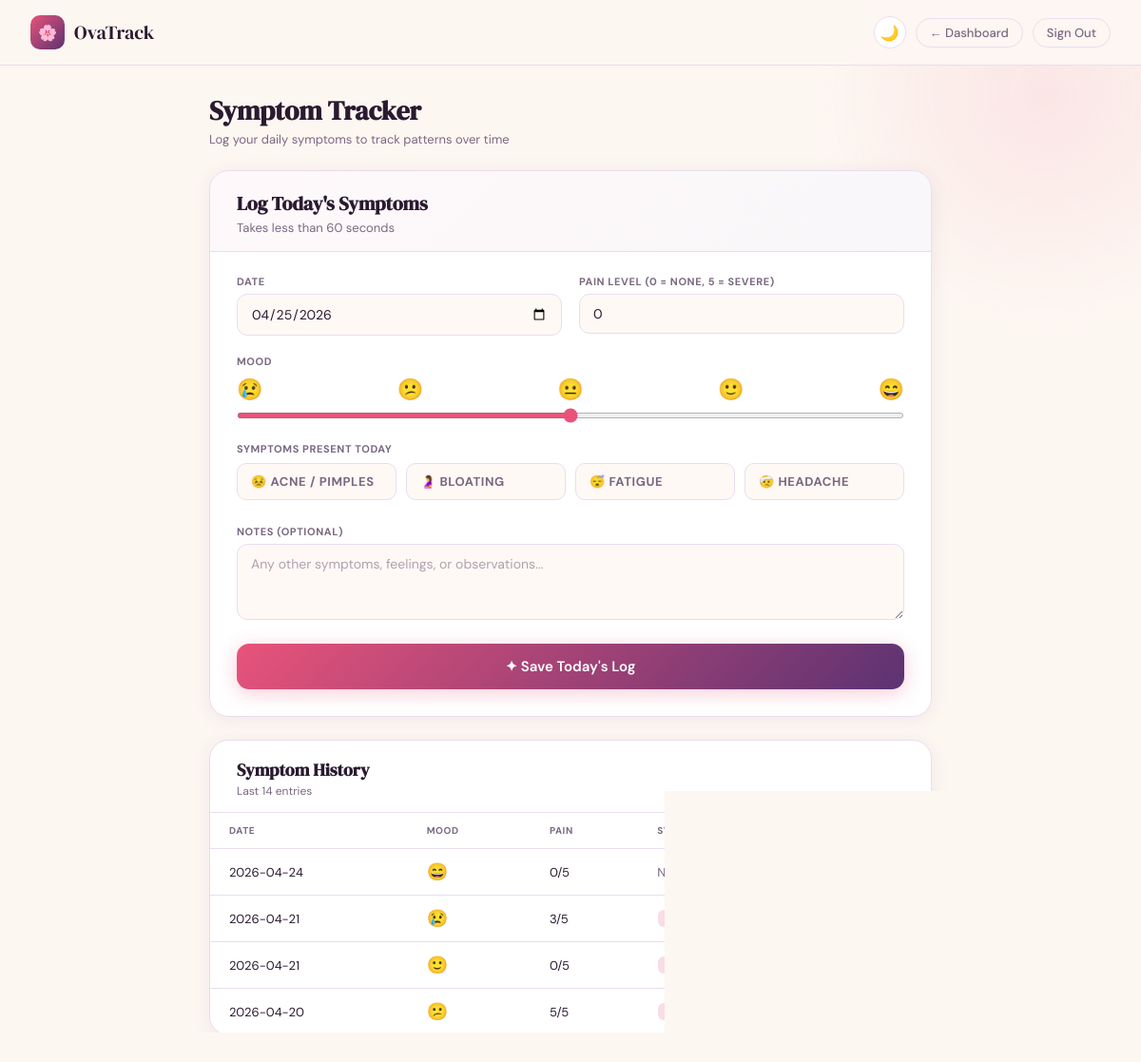
/symptoms (signed in), run on the app's committed database.
### tables this page shows
CREATE TABLE symptoms (
            id         INTEGER PRIMARY KEY AUTOINCREMENT,
            user_id    INTEGER NOT NULL,
            log_date   TEXT NOT NULL,
            mood       INTEGER,
            pain_level INTEGER,
            acne       INTEGER DEFAULT 0,
            bloating   INTEGER DEFAULT 0,
            fatigue    INTEGER DEFAULT 0,
            headache   INTEGER DEFAULT 0,
            notes      TEXT,
            created    TEXT DEFAULT (datetime('now'))
        );

### app.py (the view, shortened to what this page needs)
@app.route('/symptoms', methods=['GET','POST'])
@login_required
def symptoms():
    uid     = session['user_id']
    message = None
    with get_db() as db:
        logs = db.execute(
            "SELECT * FROM symptoms WHERE user_id=? ORDER BY log_date DESC LIMIT 14",(uid,)
        ).fetchall()
    return render_template('symptoms.html', logs=logs, message=message,
                           today=datetime.today().strftime('%Y-%m-%d'),
                           user_name=session.get('user_name',''))

### app.py (called while the page is built)
def get_db():
    conn = sqlite3.connect(DB)
    conn.row_factory = sqlite3.Row
    return conn

def login_required(f):
    @wraps(f)
    def decorated(*args, **kwargs):
        if not session.get('user_id'):
            return redirect(url_for('login'))
        return f(*args, **kwargs)
    return decorated

### templates/symptoms.html (shortened to what this page needs)
<!DOCTYPE html>
<html lang="en">
<head>
</head>
<body>
<header>
  <div class="logo">
    <div class="logo-icon">🌸</div>
    <div class="logo-text">OvaTrack</div>
  </div>
  <div style="display:flex;gap:10px;align-items:center">
    <button class="theme-btn" onclick="toggleTheme()" id="theme-btn" title="Toggle dark mode">🌙</button>
    <a href="/dashboard" class="nav-link">← Dashboard</a>
    <a href="/logout" class="nav-link">Sign Out</a>
  </div>
</header>
<div class="page">
  <div class="page-title">
    <h1>Symptom Tracker</h1>
    <p>Log your daily symptoms to track patterns over time</p>
  </div>
  <div class="log-card">
    <div class="log-card-hdr">
      <h2>Log Today's Symptoms</h2>
      <p>Takes less than 60 seconds</p>
    </div>
    <div class="log-body">
      <form method="POST">
        <div class="form-row">
          <div>
            <label>Date</label>
            <input type="date" name="log_date" value="{{ today }}" required>
          </div>
          <div>
            <label>Pain Level (0 = none, 5 = severe)</label>
            <input type="number" name="pain_level" min="0" max="5" value="0">
          </div>
        </div>
        <div class="mood-row">
          <label>Mood</label>
          <div class="mood-track">
            <span title="Very Bad">😢</span>
            <span title="Bad">😕</span>
            <span title="Neutral">😐</span>
            <span title="Good">🙂</span>
            <span title="Great">😄</span>
          </div>
          <input type="range" name="mood" min="1" max="5" value="3">
        </div>
        <div class="check-section">
          <label>Symptoms Present Today</label>
          <div class="check-grid">
            <label class="check-item"><input type="checkbox" name="acne" value="1">
              <div class="check-box">😣 Acne / Pimples</div></label>
            <label class="check-item"><input type="checkbox" name="bloating" value="1">
              <div class="check-box">🤰 Bloating</div></label>
            <label class="check-item"><input type="checkbox" name="fatigue" value="1">
              <div class="check-box">😴 Fatigue</div></label>
            <label class="check-item"><input type="checkbox" name="headache" value="1">
              <div class="check-box">🤕 Headache</div></label>
          </div>
        </div>
        <div style="margin-bottom:20px">
          <label>Notes (optional)</label>
          <textarea name="notes" placeholder="Any other symptoms, feelings, or observations..."></textarea>
        </div>
        <button type="submit" class="submit-btn">✦ Save Today's Log</button>
      </form>
    </div>
  </div>
  <div class="hist-card">
    <div class="hist-hdr">
      <h2>Symptom History</h2>
      <p>Last 14 entries</p>
    </div>
    {% if logs %}
      <table>
        <thead>
          <tr>
            <th>Date</th><th>Mood</th><th>Pain</th><th>Symptoms</th><th>Notes</th>
          </tr>
        </thead>
        <tbody>
          {% set mood_emoji = ['😢','😕','😐','🙂','😄'] %}
          {% for s in logs %}
          <tr>
            <td>{{ s.log_date }}</td>
            <td class="mood-cell">{{ mood_emoji[s.mood - 1] if s.mood and s.mood >= 1 and s.mood <= 5 else '😐' }}</td>
            <td>{{ s.pain_level }}/5</td>
            <td>
              {% if s.acne %}<span class="pill">Acne</span>{% endif %}
              {% if s.bloating %}<span class="pill">Bloating</span>{% endif %}
              {% if not s.acne and not s.bloating and not s.fatigue and not s.headache %}<span style="color:var(--muted)">None</span>{% endif %}
            </td>
            <td style="color:var(--muted);max-width:200px;overflow:hidden;white-space:nowrap;text-overflow:ellipsis">{{ s.notes or '—' }}</td>
          </tr>
          {% endfor %}
        </tbody>
      </table>
    {% else %}
      <div class="no-data">No symptoms logged yet. Use the form above to start tracking.</div>
    {% endif %}
  </div>
</div>
</body>
</html>

### data on the page
symptoms: log_date "2026-04-24", mood "😄", pain_level "0", acne "None"
symptoms: log_date "2026-04-21", mood "😢", pain_level "3"
symptoms: log_date "2026-04-21", mood "🙂", pain_level "0"
symptoms: log_date "2026-04-20", mood "😕", pain_level "5"
